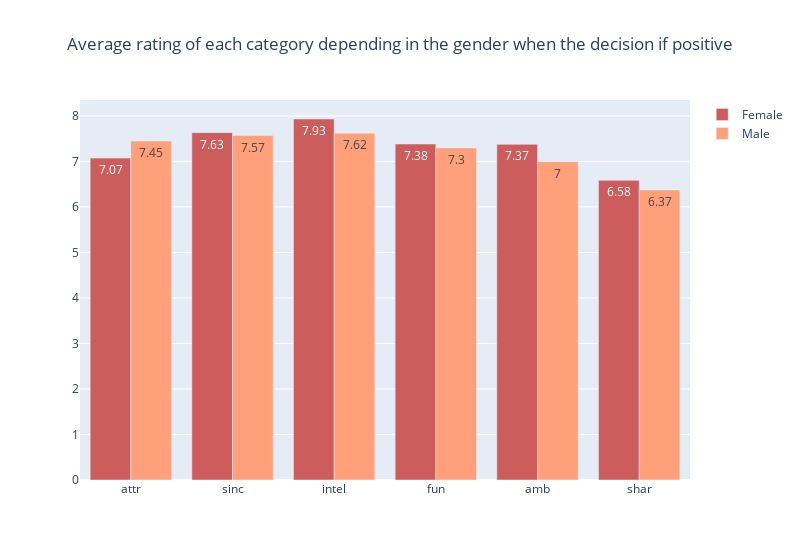

This figure's notebook cell:
### Code cell
y_female = df_positive_mean.iloc[0,1:]
y_male = df_positive_mean.iloc[1,1:]
column = df_positive_mean.columns[1:]

fig = go.Figure()

fig.add_trace(
    go.Bar(
        x=column,
        y = y_female,
        name='Female',
        marker_color='indianred',
        text=round(y_female,2),
        textposition='auto'
    )
)

fig.add_trace(
    go.Bar(
        x=column,
        y = y_male,
        name='Male',
        marker_color='lightsalmon',
        text=round(y_male,2),
        textposition='auto'
    )
)



fig.update_layout(
    title = go.layout.Title(text='Average rating of each category depending in the gender when the decision if positive', x=0.5),
    width=800
)
fig.show()

### Figure 1 — Plotly figure (JSON) as saved in the notebook; plotly's stock layout.template omitted (floating-point values rounded to 4 significant figures)
{"data": [{"marker": {"color": "indianred"}, "name": "Female", "text": [7.07, 7.63, 7.93, 7.38, 7.37, 6.58], "textposition": "auto", "type": "bar", "x": ["attr", "sinc", "intel", "fun", "amb", "shar"], "y": [7.073, 7.633, 7.932, 7.382, 7.375, 6.584]}, {"marker": {"color": "lightsalmon"}, "name": "Male", "text": [7.45, 7.57, 7.62, 7.3, 7, 6.37], "textposition": "auto", "type": "bar", "x": ["attr", "sinc", "intel", "fun", "amb", "shar"], "y": [7.449, 7.568, 7.621, 7.296, 6.995, 6.372]}], "layout": {"title": {"text": "Average rating of each category depending in the gender when the decision if positive", "x": 0.5}, "width": 800}}
